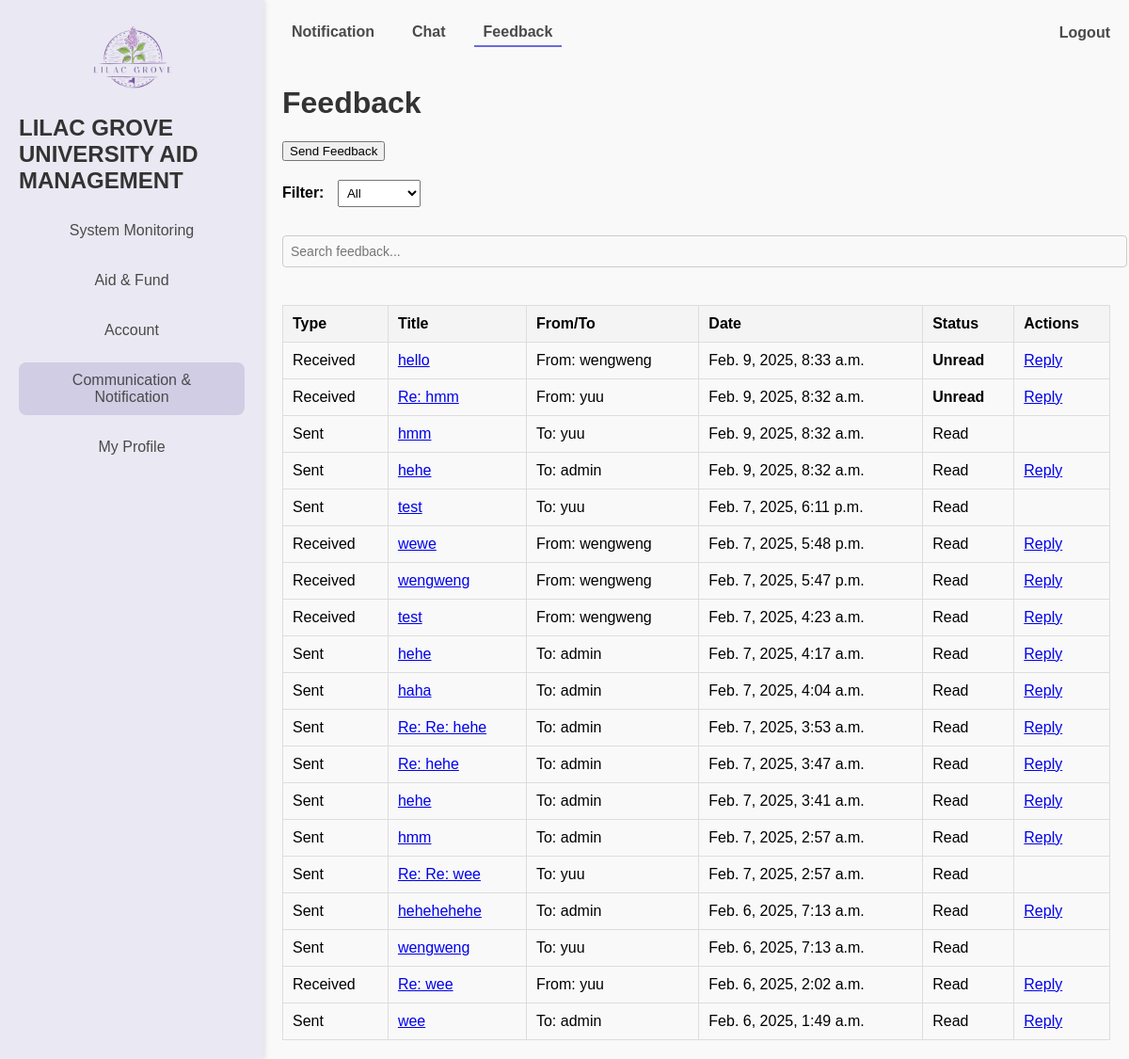
Before: /profile/?tab=feedback (signed in) with the older database file.
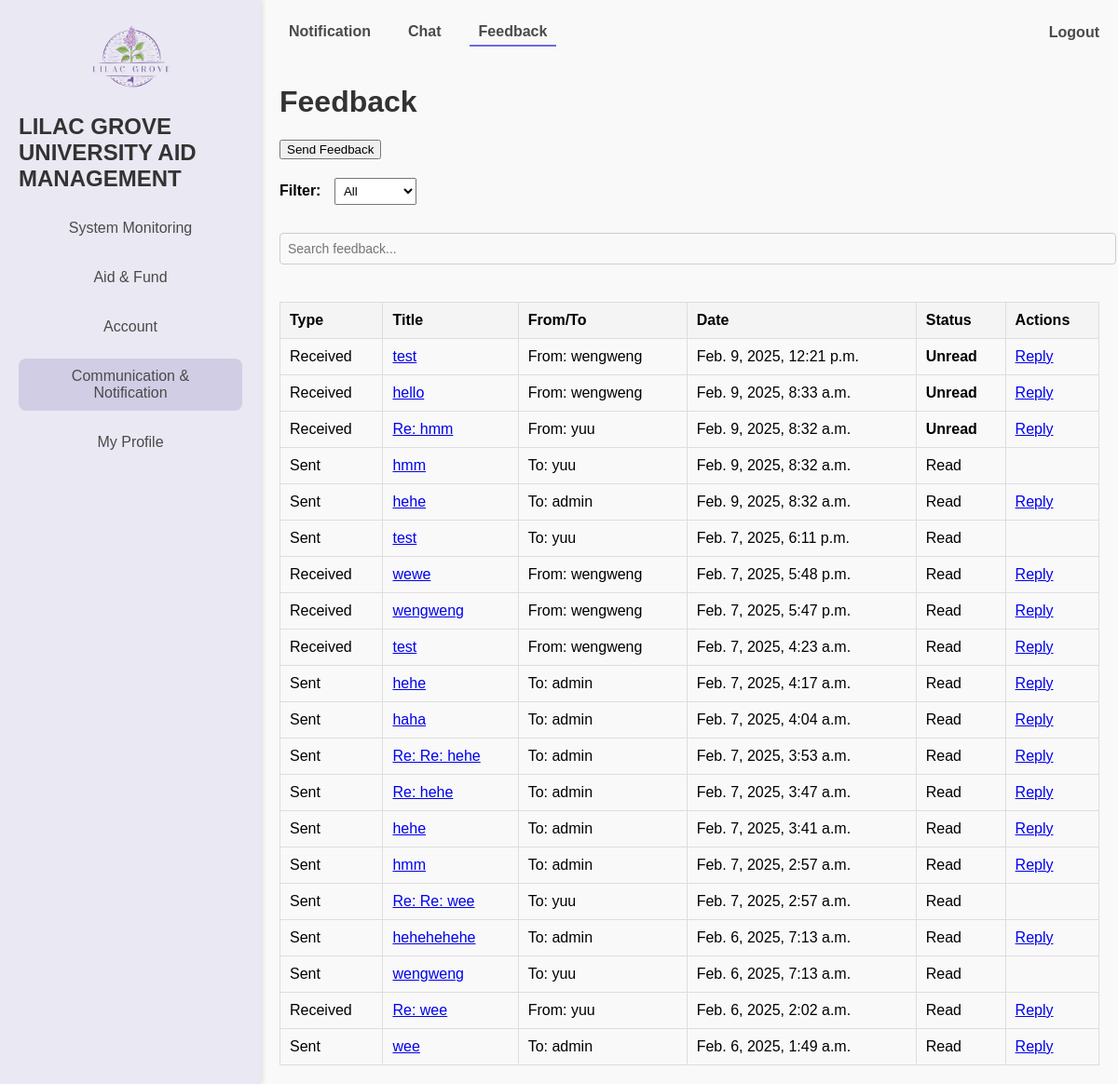
After: the same page with the newer database file.
### feedbacks/models.py (models this page shows, shortened)
class Feedback(models.Model):
    CATEGORY_CHOICES = [
        ('system/application', 'System/Application'),
        ('aid_programs', 'Aid Programs'),
    ]
    sender = models.ForeignKey(settings.AUTH_USER_MODEL, related_name='sent_feedbacks', on_delete=models.CASCADE)
    receiver = models.ForeignKey(settings.AUTH_USER_MODEL, related_name='received_feedbacks', on_delete=models.CASCADE)
    title = models.CharField(max_length=255)
    message = models.TextField()
    category = models.CharField(max_length=20, choices=CATEGORY_CHOICES)
    attachment = models.FileField(upload_to='feedback_attachments/', blank=True, null=True)
    is_read = models.BooleanField(default=False)  # Track if the feedback is read
    created_at = models.DateTimeField(auto_now_add=True)
    updated_at = models.DateTimeField(auto_now=True)
    class Meta:
        db_table = 'feedback'

### users/models.py (models this page shows, shortened)
class Account(AbstractUser):
    ROLE_LIST = [
        ('student', 'Student'),
        ('officer', 'Aid Officer'),
        ('funder', 'Funder'),
        ('administrator', 'Administrator'),
    ]
    role = models.CharField(max_length=13, choices=ROLE_LIST)
    study_program = models.CharField(max_length=100, blank=True, null=True)  # only for Students
    years_of_study = models.IntegerField(blank=True, null=True)
    gpa = models.FloatField(blank=True, null=True)
    organization_name = models.CharField(max_length=255, blank=True, null=True)
    is_approved = models.BooleanField(default=False)
    phone_number = models.CharField(max_length=15, blank=True, null=True)
    created_at = models.DateTimeField(default=now)
    updated_at = models.DateTimeField(auto_now=True)
    class Meta:
        db_table = 'users_masterlist'

### users/views.py (the view)
# urls.py: path('profile/', views.dashboard, name = 'dashboard'),
@login_required
def dashboard(request):
    role_dashboard_map = {
        'administrator': admin_dashboard,
        'student': student_dashboard,
        'officer': officer_dashboard,
        'funder': funder_dashboard,
    }
    user_role = request.user.role
    if user_role in role_dashboard_map:
        return role_dashboard_map[user_role](request)
    else:
        messages.error(request, "Your role is not recognized. Please contact support.")
        return redirect('home')  # Redirect to a safe fallback page

### users/views.py (called while the page is built)
def role_required(role_name):
    def decorator(view_func):
        def wrapper(request, *args, **kwargs):
            if request.user.role != role_name:
                raise PermissionDenied("You do not have permission to access this page.")
            return view_func(request, *args, **kwargs)
        return wrapper
    return decorator

### users/templates/dashboards/admin_dashboard.html (shortened to what this page needs)
{% extends "dashboards/dashboard.html" %}
{% load static %}
{% block menu %}
    <a href="{% url 'dashboard' %}?tab=system_log" class="menu-item {% if active_menu == 'system_settings' %}active{% endif %}">
        System Monitoring
    </a>
    <a href="{% url 'dashboard' %}?tab=approve_requests" class="menu-item {% if active_menu == 'fund_proposal' %}active{% endif %}">
        Aid &amp; Fund
    </a>
    <a href="{% url 'dashboard' %}?tab=pending_users" class="menu-item {% if active_menu == 'account' %}active{% endif %}">
        Account
    </a>
    <a href="{% url 'dashboard' %}?tab=notification" class="menu-item {% if active_menu == 'communication' %}active{% endif %}">
        Communication &amp; <br>
        Notification
    </a>
    <a href="{% url 'dashboard' %}?tab=my_profile" class="menu-item {% if active_menu == 'profile' %}active{% endif %}">
        My Profile
    </a>
{% endblock menu %}
{% block dashboard %}
    {% if active_tab == 'pending_users' %}
    <link rel="stylesheet" href="{% static 'css/pending_users.css' %}">
        <h2>Approve Users</h2>
        <table>
            <thead>
                <tr>
                    <th>ID</th>
                    <th>Username</th>
                    <th>Email</th>
                    <th colspan='2'>Action</th>
                </tr>
            </thead>
            <tbody>
                {% for user in pending_users %}
                <tr>
                    <td>{{ user.id }}</td>
                    <td>{{ user.username }}</td>
                    <td>{{ user.email }}</td>
                    <td>
                        <form action="{% url 'approve_user' user.id %}" method="post" style="display: inline;">
                            {% csrf_token %}
                            <button type="submit" class="btn btn-success">Approve</button>
                        </form>
                    </td>
                    <td>
                        <form action="{% url 'reject_user' user.id %}" method="post" style="display: inline;" onsubmit="return confirm('Are you sure you want to reject this user?');">
                            {% csrf_token %}
                            <button type="submit" class="btn btn-danger">Reject</button>
                        </form>
                    </td>
                </tr>
                {% empty %}
                <tr>
                    <td colspan="5">No pending users to approve.</td>
                </tr>
                {% endfor %}
            </tbody>
        </table>
    {% elif active_tab == 'feedback' %}
        {% include "feedbacks/feedback.html" with feedback_list=feedback_list %}
    {% elif active_tab == 'notification' %}
        {% include "notifications/list.html" %}
    {% elif active_tab == 'system_log' %}
        {% include "systemlogs/system_log.html" %}
    {% elif active_tab == 'chat' %}
        {% include "chats/chat.html" %}
    {% endif %}
    {% include 'others/profilemodal.html' %}
{% endblock dashboard %}

### feedbacks/templates/feedbacks/feedback.html (shortened to what this page needs)
<!DOCTYPE html>
<html lang="en">
<head>
</head>
<body>
    <h1>Feedback</h1>
    <div class="actions">
        <button onclick="openModal('send-feedback')">Send Feedback</button>
    </div>
    <div class="filters">
        <label for="filter-dropdown">Filter:</label>
        <select id="filter-dropdown" onchange="filterFeedback(this.value)">
            <option value="all">All</option>
        </select>
    </div>
    <div class="search-bar">
        <input type="text" id="search-input" placeholder="Search feedback..." onkeyup="filterFeedback()">
    </div>
    <table id="feedback-table">
        <thead>
            <tr>
                <th>Type</th>
                <th>Title</th>
                <th>From/To</th>
                <th>Date</th>
                <th>Status</th>
                <th>Actions</th>
            </tr>
        </thead>
        <tbody>
            {% for item in feedback_list %}
                <tr class="feedback-row {% if item.type == 'Sent' %}sent{% else %}received{% endif %}">
                    <td>{{ item.type }}</td>
                    <td>
                        <a href="#"
                            onclick="showFeedbackContent(
                                '{{ item.feedback.id }}',
                                '{{ item.feedback.title|escapejs }}',
                                '{{ item.feedback.message|escapejs }}',
                                {% if item.feedback.attachment %}'{{ item.feedback.attachment.url|escapejs }}'{% else %}null{% endif %}
                            )">
                            {{ item.feedback.title }}
                        </a>
                    </td>
                    <td>
                        {% if item.type == 'Sent' %}
                            To: {{ item.feedback.receiver.username }}
                        {% else %}
                            From: {{ item.feedback.sender.username }}
                        {% endif %}
                    </td>
                    <td>{{ item.feedback.created_at }}</td>
                    <td id="status-{{item.feedback.id}}">
                        {% if not item.feedback.is_read and item.feedback.receiver == request.user %}
                            <strong>Unread</strong>
                        {% else %}
                            Read
                        {% endif %}
                    </td>
                    <td>
                        {% if item.feedback.receiver == request.user %}
                            <a href="#" onclick="openReplyModal({{ item.feedback.id }})">Reply</a>
                        {% endif %}
                    </td>
                </tr>
            {% empty %}
                <tr>
                    <td colspan="6">No feedback available.</td>
                </tr>
            {% endfor %}
        </tbody>
    </table>
</body>
</html>

Changed rows visible on the page:
added Feedback: type "Received", feedback "test", feedback.sender.username "wengweng", feedback.created_at "Feb. 9, 2025, 12:21 p.m.", is_read "Unread"
